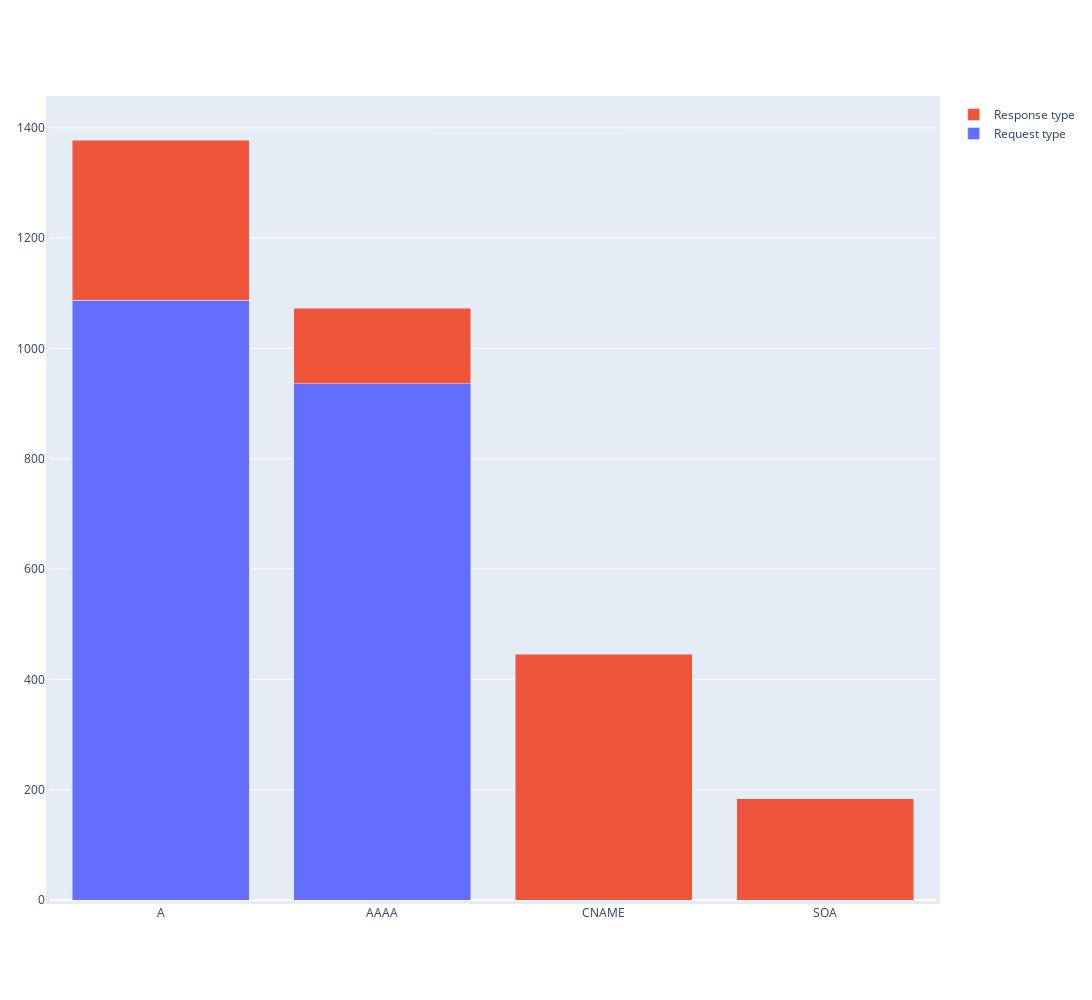

The code cell stored with this chart in its notebook:
### Code cell
fig = go.Figure(data=[
    go.Bar(name='Request type', x=query_type['Query_type'], y=query_type['count']),
    go.Bar(name='Response type', x=response_type['Response type'], y=response_type['count'])])
fig.update_layout(autosize=False,width=1250,height=1000,barmode='stack',
margin=dict(
        l=50,
        r=50,
        b=100,
        t=100,
        pad=4
    ))
fig.show()

### Figure 1 — Plotly figure (JSON) as saved in the notebook; plotly's stock layout.template omitted (floating-point values rounded to 4 significant figures)
{"data": [{"name": "Request type", "type": "bar", "x": ["A", "AAAA"], "y": [1087, 936]}, {"name": "Response type", "type": "bar", "x": ["CNAME", "A", "AAAA", "SOA"], "y": [446, 291, 137, 184]}], "layout": {"autosize": false, "barmode": "stack", "height": 1000, "margin": {"b": 100, "l": 50, "pad": 4, "r": 50, "t": 100}, "width": 1250}}
